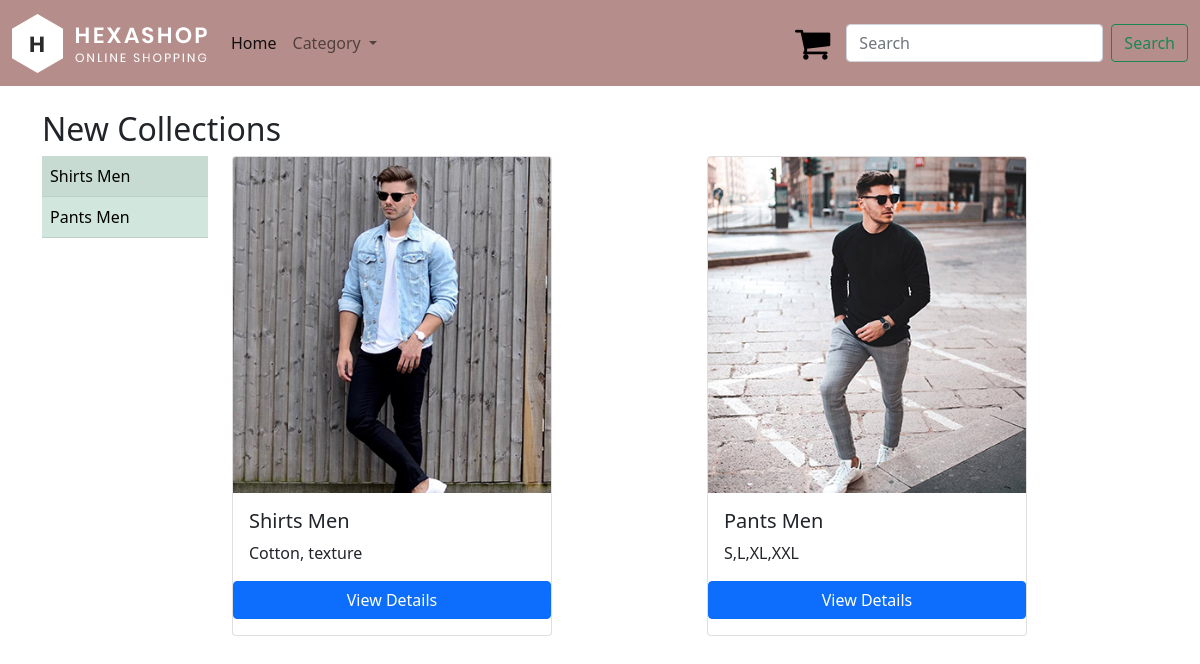
Page /category/1/ on the committed database.
### ecommerceapp/models.py (models this page shows, shortened)
class Products(models.Model):
    name = models.CharField(  max_length=250, unique=True)
    description = models.TextField(blank=True)
    price = models.DecimalField(max_digits=10, decimal_places=2)
    category = models.ForeignKey(Category, on_delete=models.CASCADE)
    image = models.ImageField(upload_to='products')
    stock = models.IntegerField()
    available = models.BooleanField(default=True)
    created = models.DateTimeField(auto_now_add=True)
    updated = models.DateTimeField(auto_now=True)

### ecommerceapp/views.py (the view)
# urls.py: path('category/<int:catid>/', views.category, name='category'),
def category(request,catid):
    allCategory = Category.objects.all()
    categoryname = Category.objects.filter(id=catid)
    catname = Products.objects.filter(category=catid).values('name')
    productscat = Products.objects.filter(category=catid)
    return render(request, 'category.html', locals())

### ecommerceapp/context_processors.py (called while the page is built)
def counter(request):
    item_count = 0
    if 'admin' in request.path:
        return {}
    else:
        try:
            cart = Cart.objects.filter(cart_id = _cart_id(request))
            cartitems = CartItem.objects.all().filter(cart=cart[:1])
            for cart_item in cartitems:
                item_count += cart_item.quantity
        except Cart.DoesNotExist:
            item_count = 0
    return dict(item_count=item_count)

### ecommerceapp/views.py (called while the page is built)
def _cart_id(request):
    cart = request.session.session_key
    if not cart:
        cart = request.session.create()
    return cart

### template/category.html (shortened to what this page needs)
{% extends 'base.html' %}
{% load static %}
{% block body %}
<div class="container">
  <div class="row">
    <h2>{{categoryname.NAME}} New Collections</h2>
    <div class="col-2">
      <table class="table table-success table-striped">
        <tbody>
          {% for i in catname %}
          <tr>
            <td>{{i.name}}</td>
          </tr>
          {% endfor %}
        </tbody>
      </table>
    </div>
    <div class="col-10">
      <div class="row">
        {% for j in productscat %}
        <div class="col">
          <div class="card" style="width: 20rem; height: 30rem;">
            <a href="{%url 'details' j.id%}" class="text-decoration-none">
              <img src="{{j.image.url}}" class="card-img-top" alt="...">
              <div class="card-body">
                <h5 class="card-title text-dark">{{j.name}}</h5>
                <p class="card-text text-dark">{{j.description}}</p>
              </div>
            </a>
            <a href="{%url 'details' j.id%}" class="btn btn-primary">View Details</a>
          </div>
        </div>
        {% endfor %}
      </div>
    </div>
  </div>
</div>
{% endblock body %}

### rows in the picture
Products: image (picture), name "Shirts Men", description "Cotton, texture"
Products: image (picture), name "Pants Men", description "S,L,XL,XXL"

### other values in the picture
{{ i.name }} "Shirts Men" "Pants Men"
